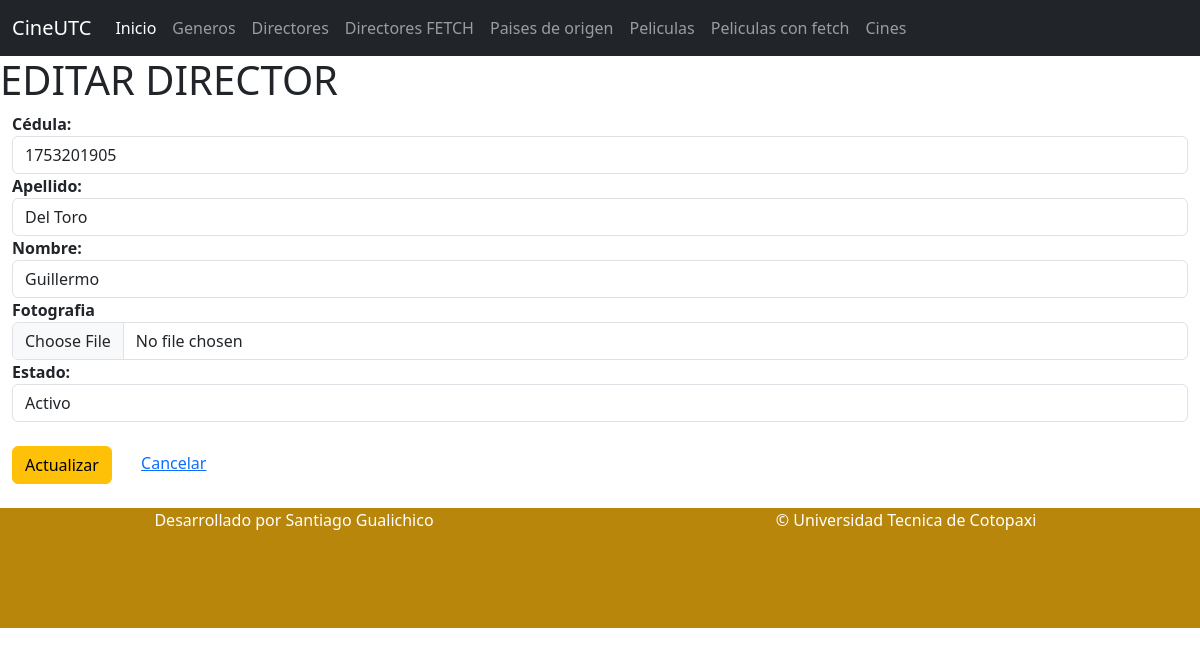
Screenshot of /directorUpdateForm/10 with the database file from the repository.
### Aplicaciones/Cartelera/models.py (models this page shows, shortened)
class Directores(models.Model):
    id_director = models.AutoField(primary_key=True)
    ci_director = models.CharField(max_length=15)
    apellido_director = models.CharField(max_length=50)
    nombre_director = models.CharField(max_length=50)
    foto_director = models.FileField(upload_to='directores', null=True, blank=True)
    estado_director = models.BooleanField(default=True)

### Aplicaciones/Cartelera/views.py (the view)
# urls.py: path('directorUpdateForm/<id>', views.directorUpdateForm, name = 'directorUpdateForm'),
def directorUpdateForm(request, id):
    dateDirector = Directores.objects.get(id_director = id)
    return render(request, "editarDirectores.html", {'dateDirector' : dateDirector})

### Aplicaciones/Cartelera/templates/editarDirectores.html (shortened to what this page needs)
{% extends "./plantilla.html" %}
{% block body%}
<h1>EDITAR DIRECTOR</h1>
<div class="container-fluid">
    <div class="row">
        <div class="col-md-12">
            <form action="{% url 'directorUpdate' %}" method="post" enctype="multipart/form-data">
                <label for=""><b>Cédula:</b></label>
                <input type="text" name="ci" class="form-control" id="ci" value="{{dateDirector.ci_director}}">
                <label for=""><b>Apellido:</b></label>
                <input type="text" name="apellido" class="form-control" id="apellido" value="{{dateDirector.apellido_director}}">
                <label for=""><b>Nombre:</b></label>
                <input type="text" name="nombre" class="form-control" id="nombre" value="{{dateDirector.nombre_director}}">
                <label for=""><b>Fotografia</b></label>
                <input type="file", name="foto_director" id="foto_director" accept="image/*" required class="form-control">
                <label for=""><b>Estado:</b></label>
                <select class="form-control" name="estado" id="estado">
                    <option value="True" {% if dateDirector.estado_director == True %}selected{% endif %}>Activo</option>
                </select>
                <br>
                <button  type="submit" class="btn btn-warning">
                    Actualizar</button>
                <a href="{% url 'listadoDirectores' %}">Cancelar</a>
            </form>
        </div>
    </div>
</div>
<br>
{% endblock %}

### rows the page displays
Directores: ci "1753201905", apellido "Del Toro", nombre "Guillermo", estado "Activo"
